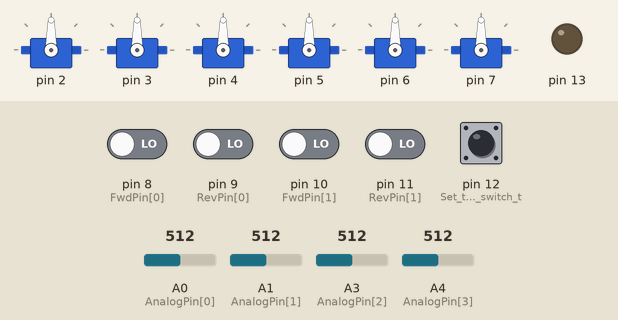
Bench run of a sketch on a simulated Arduino Uno, built with avr-gcc and run on an emulated ATmega328P. Shown: 6 × servo, output pins drawn as LEDs (lit = HIGH). Inputs (shaded band) come from the test bench; at power-on: pin 12 (Set_the_enable_-_switch_t) HIGH, pin 8 (FwdPin[0]), pin 9 (RevPin[0]), pin 10 (FwdPin[1]), pin 11 (RevPin[1]) LOW, A0 (AnalogPin[0]) = 512, A1 (AnalogPin[1]) = 512, A3 (AnalogPin[2]) = 512, A4 (AnalogPin[3]) = 512. What the sketch prints to the serial monitor is not drawn.

Above: at 1.2 s.
1.3 s: pin 12 (Set_the_enable_-_switch_t) pulled LOW for 0.15 s
At 1.41 s:
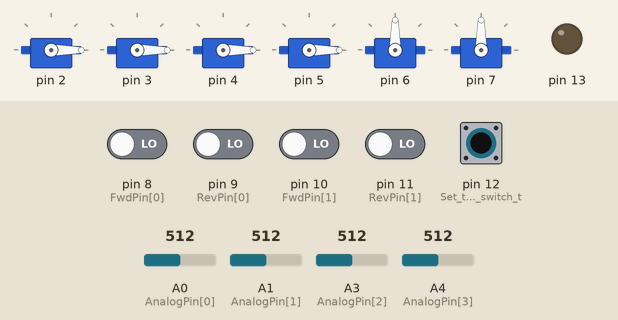
7.6 s: pin 8 (FwdPin[0]) driven HIGH and pin 12 (Set_the_enable_-_switch_t) driven LOW
At 8.5 s:
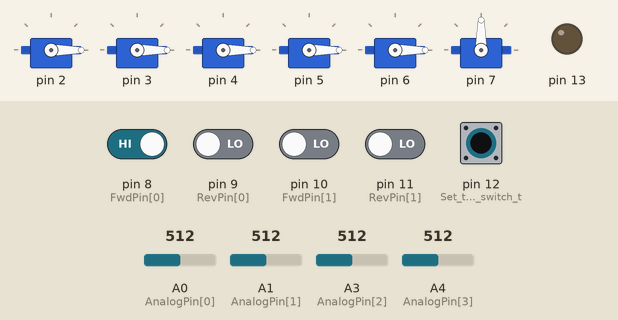
9.1 s: pin 10 (FwdPin[1]) driven HIGH
At 10.3 s:
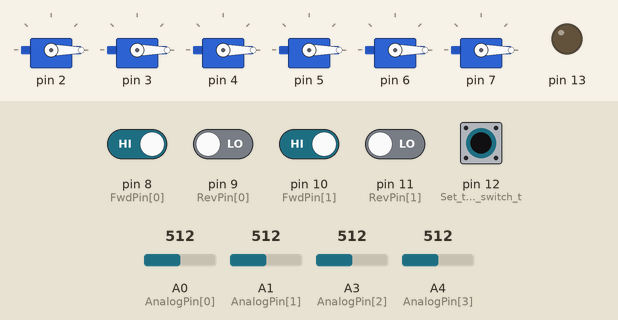
Timing chart, 0 to 11.6 s (numbered marks = the images above; inputs shaded):
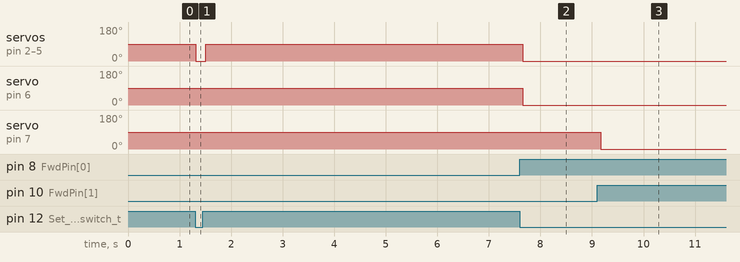

The sketch:

ProtobotMain.ino
```cpp
#include <Servo.h>
#include <EEPROM.h>

  bool Enabled = false;

  static const uint8_t AnalogInputCount = 4;
  static const uint8_t DigitalInputCount = 2;
  static const uint8_t MotorCount = AnalogInputCount + DigitalInputCount;

  int16_t AnalogInput_min[AnalogInputCount];
  int16_t AnalogInput_max[AnalogInputCount];

  uint8_t AnalogPin[] = { A0, A1, A3, A4};
  uint8_t FwdPin[] = {8, 10};
  uint8_t RevPin[] = {9, 11};

  Servo motors[MotorCount];                      // Declare all of the motor objects

  String BaseCommand = "";
  String Argument = "";
/******************************************************************************************************************************************************/
/******************************************************************************************************************************************************/

void setup() {
  pinMode(12, INPUT_PULLUP);                    // Set the enable - switch to be pulled up on the Arduino
  pinMode(13, OUTPUT);
  Serial.begin(115200);
  Serial.println("/nInitializing ProtoBot");
  InitializeProtoBot();
}

/******************************************************************************************************************************************************/
/******************************************************************************************************************************************************/

void loop() {
  ExecuteCommand( GetCommandData( 0xA, 10));    // Process incoming commands. Default termination character is a newline and max readlength is 12
  Enabled = !digitalRead(12);    // Get if switch is in 'enabled' positiont

  int8_t output[MotorCount];
  if(Enabled) {                                 // Only output data from user input if switch is set to 'enabled'
    for(uint8_t i=0; i < AnalogInputCount; i++)  {
      output[i] = GetAnalogAxisData ( AnalogInput_min[i], AnalogInput_max[i], AnalogPin[i]);
    }
    for(uint8_t i =0; i < DigitalInputCount; i++) {
      output[i + AnalogInputCount] = GetDigitalAxisData(FwdPin[i], RevPin[i]);
    }
  }
  else {
    for(uint8_t i=0; i < MotorCount; i++) {
      output[i] =0;
    }
  }
  SetMotorsOutput(motors, output);
  delay(100);
}

/******************************************************************************************************************************************************/
/******************************************************************************************************************************************************/

 String GetCommandData(uint8_t termChar, uint8_t MaxCharsToRead) {
  //parses commands out of incoming serial data

  uint8_t ReadLength = 0;
  uint8_t BytesInBuffer = Serial.available();
  uint8_t NextByte = 0;
  String Output;
  if(!Serial){    // Do not bother reading if we are not connected
    return "NoConnection";
  }
  else  {
    if( BytesInBuffer > MaxCharsToRead) {   // Set the amount of characters that we want to read.
      ReadLength = MaxCharsToRead;              // If none are available, then return.
    }
    else if( BytesInBuffer != 0) {
      ReadLength = BytesInBuffer;
    }
    else {
      return "BufferEmpty";
    }
    for(uint8_t i = 0; i <= ReadLength; i++) {
      NextByte = Serial.read();
      if((NextByte == termChar) || (NextByte == 0)) {
        break;                                // The termination char was reached. Terminate the read.
      }
      Output += char(NextByte);
    }
    return Output;
  }
 }

/******************************************************************************************************************************************************/
/******************************************************************************************************************************************************/

void ExecuteCommand (String CommandData) {
  Serial.println(CommandData);
  if(!(CommandData == "NoConnection" || CommandData == "BufferEmpty")) {
    uint8_t AxisSelector = 0;
    for(uint8_t i=0; i<CommandData.length(); i++) {                                         // Split the command into a base command and an argument
      if(CommandData.charAt(i) == '_')  {
        BaseCommand = CommandData.substring(0, (i-1));
        Argument = CommandData.substring(i+1);
        return;
      }
    }
    if(BaseCommand == "SetMin") {                                                           // Take the current value at the selectedd analog axis and
      AxisSelector = ArgumentStringToAxisNum (Argument);                                    // save it to EEPROM and the global varibles as the new axis minimum
      AnalogInput_min[AxisSelector] = analogRead(AnalogPin[AxisSelector]);
      EEPROM_WriteWord((AxisSelector * AnalogInputCount), AnalogInput_min[AxisSelector]);
    }
    if(BaseCommand == "SetMax") {                                                           // Take the current value at the selectedd analog axis and
      AxisSelector = ArgumentStringToAxisNum (Argument);                                    // save it to EEPROM and the global varibles as the new axis maximum
      AnalogInput_max[AxisSelector] = analogRead(AnalogPin[AxisSelector]);
      EEPROM_WriteWord(((AxisSelector * AnalogInputCount) + 2), AnalogInput_max[AxisSelector]);
    }
  }
  return;
  }

/******************************************************************************************************************************************************/
/******************************************************************************************************************************************************/

void InitializeProtoBot() {
  Serial.println("Initializing ProtoBot");
  for(uint8_t i=0; i < MotorCount; i++)  {                                                  // Create the Servo objects and bind them to their pins
    motors[i].attach(i+2);
  }
  for(uint8_t i=0; i < AnalogInputCount; i++)  {                                                   // Load the analog axis configurations from EEPROM. There are
    AnalogInput_min[i] = EEPROM_ReadWord(AnalogInputCount * i);                                   // only 4 sets being loaded, as we only have 4 analog axes.
    AnalogInput_max[i] = EEPROM_ReadWord((AnalogInputCount * i) + 2);
  }
}
/******************************************************************************************************************************************************/
/******************************************************************************************************************************************************/

void SetMotorsOutput (Servo motors[], int8_t output[]) {
  //Sets all of the output speeds on the motors
  for(uint8_t i=0; i < MotorCount; i++)  {                                                 // if the output is not between +- 90, coerce it in
    if(output[i] > 90) {
      output[i] = 90;
    }
    else if(output[i] < -90) {
      output[i] = -90;
    }
    motors[i].write(output[i] + 90);      // Write the output to the motor
  }
}

/******************************************************************************************************************************************************/
/******************************************************************************************************************************************************/

int16_t GetAnalogAxisData (int16_t max_input, int16_t min_input,int16_t pin) {
  return map(analogRead(pin), min_input, max_input, -90, 90);
}

/******************************************************************************************************************************************************/
/******************************************************************************************************************************************************/

int16_t GetDigitalAxisData(int16_t FwdPin, int16_t RevPin)  {
  return (90 * (!digitalRead(FwdPin) - !digitalRead(RevPin)));
}

/******************************************************************************************************************************************************/
/******************************************************************************************************************************************************/

void EEPROM_WriteWord(uint16_t address, int16_t value)  {
  EEPROM.write(address, value >> 8);
  EEPROM.write(address++, value & 0xff);
}

/******************************************************************************************************************************************************/
/******************************************************************************************************************************************************/

int16_t EEPROM_ReadWord(uint16_t address)  {
  uint8_t HiByte = EEPROM.read(address);
  uint8_t LowByte = EEPROM.read(address++);
  return word(HiByte, LowByte);
}

/******************************************************************************************************************************************************/
/******************************************************************************************************************************************************/

uint8_t ArgumentStringToAxisNum(String Argument) {
  if(Argument == "x1") {
    return 0;
  }
  else if(Argument == "y1") {
  return 1;
  }
  else if(Argument == "x2") {
    return 2;
  }
  else if(Argument == "y2") {
  return 3;
  }
  else {
    return 0;
  }
}
```

Measured:
- after the input at 1.3 s, servo on pin 2–5: 90° → 0° at once, → 90° 0.20 s later
- after the input at 7.6 s, servo on pin 2–6: 90° → 0° after 0.05 s
- after the input at 9.1 s, servo on pin 7: 90° → 0° after 0.07 s
